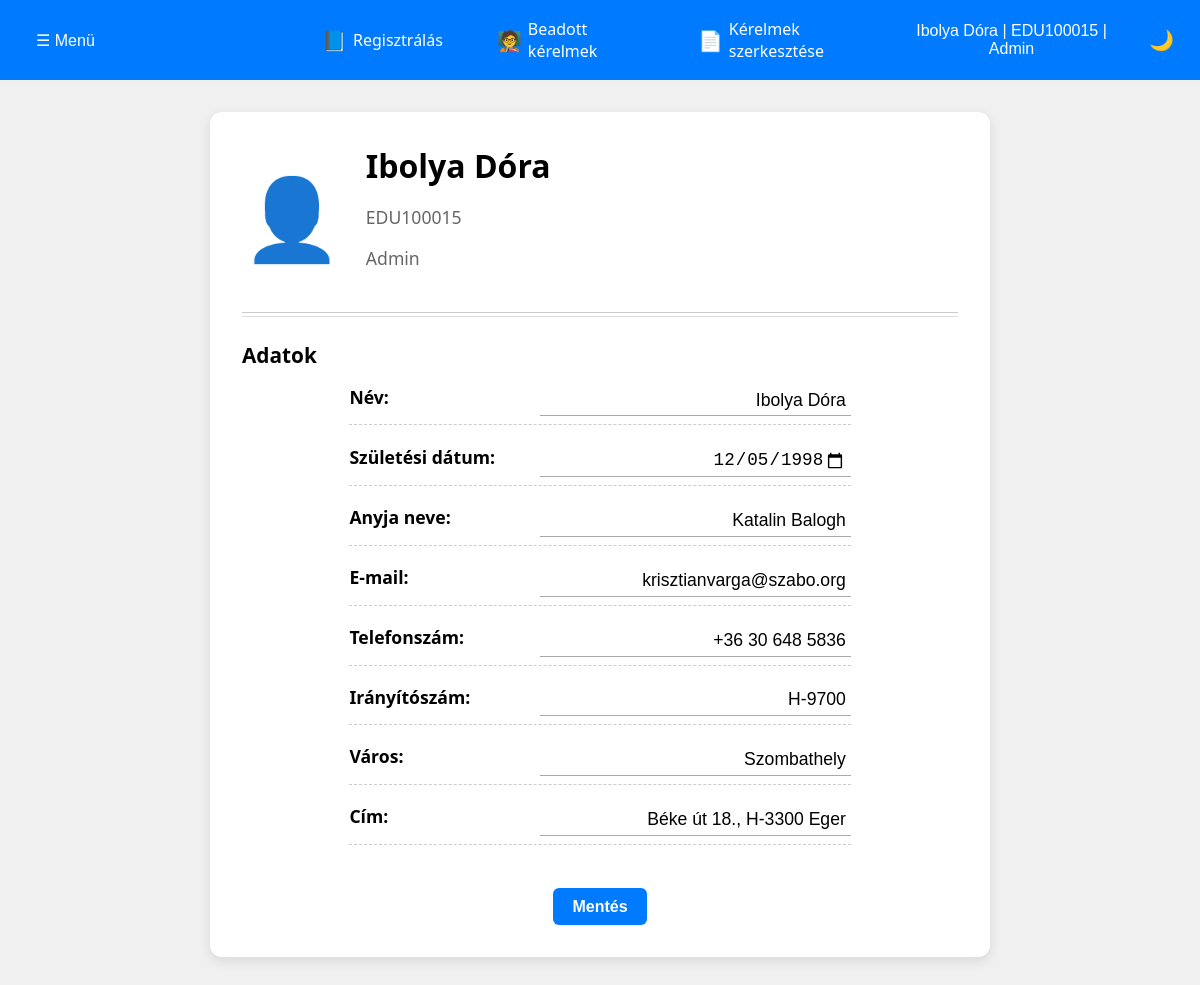
The page /admin/profile.php (signed in) on the database as committed earlier.
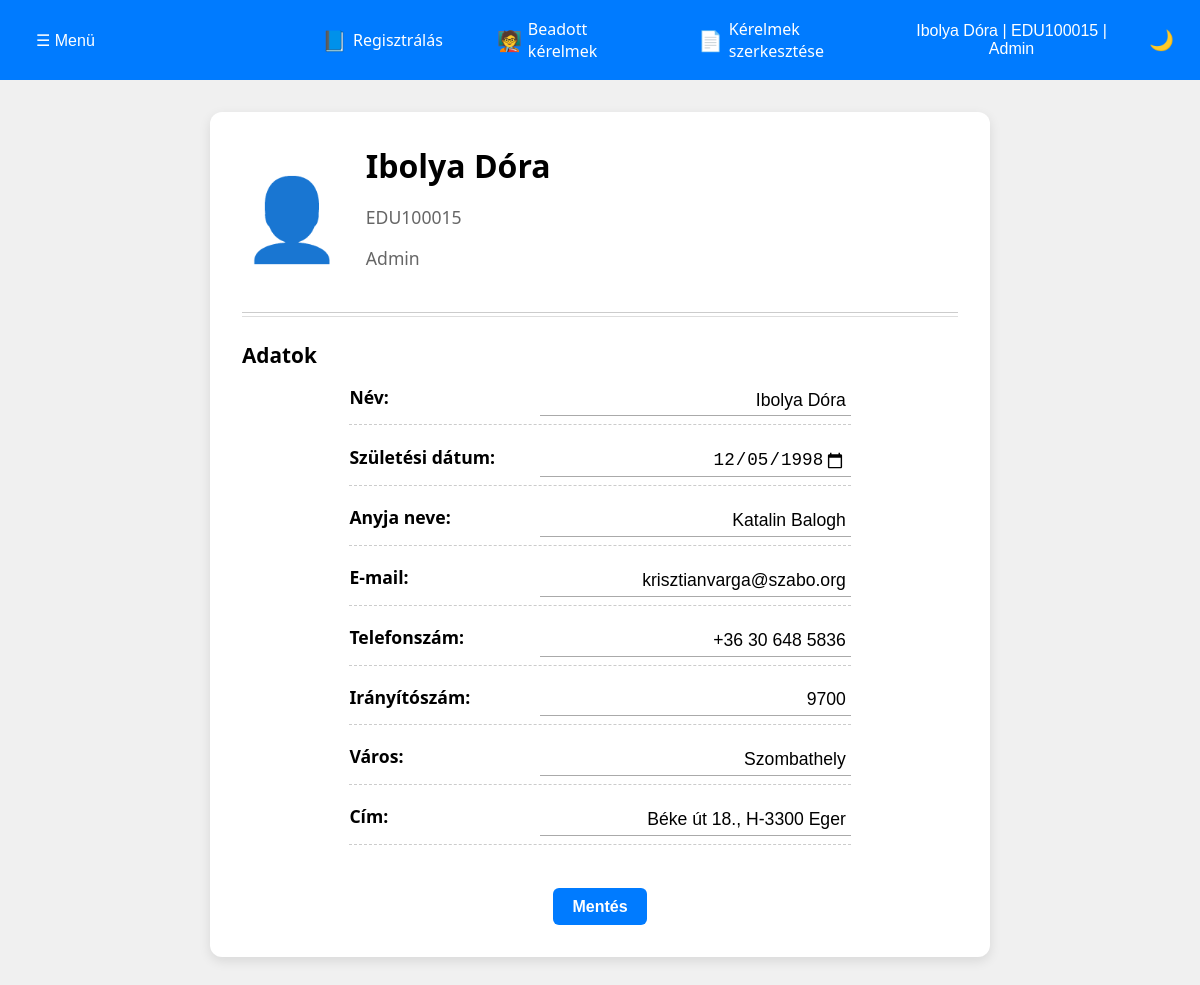
The same page on the database as committed later.
### tables this page shows
CREATE TABLE users (
    id INT AUTO_INCREMENT PRIMARY KEY,
    name VARCHAR(100) NOT NULL,
    eduportal_id VARCHAR(20) NOT NULL UNIQUE,
    email VARCHAR(100) NOT NULL,
    phone VARCHAR(20),
    password_hash VARCHAR(255) NOT NULL,
    postal_code VARCHAR(10),
    city VARCHAR(100),
    address VARCHAR(255),
    birth_date DATE,
    mothers_name VARCHAR(100),
    role ENUM('hallgato', 'tanar', 'admin') NOT NULL DEFAULT 'hallgato',
    course_code VARCHAR(20),
	financing_type ENUM('állami', 'önköltséges') NOT NULL,
    created_at TIMESTAMP DEFAULT CURRENT_TIMESTAMP,
	updated_at TIMESTAMP DEFAULT CURRENT_TIMESTAMP ON UPDATE CURRENT_TIMESTAMP
);

### PHP_Header/a_profile.php (called while the page is built, shortened)
<?php
$eduportal_id = $_SESSION['eduportal_id'];
global $conn;
$user_sql = "
SELECT
    name
FROM users
WHERE eduportal_id = ?";
$user_stmt = $conn->prepare($user_sql);
$user_stmt->bind_param("s", $eduportal_id);
$user_stmt->execute();
$user_result = $user_stmt->get_result();
$user = $user_result->fetch_assoc();
$user_name = $user['name'] ?? 'Ismeretlen';
$user_course = "Admin";
$profile_sql = "
SELECT u.name,
       u.birth_date,
       u.mothers_name,
       u.email,
       u.phone,
       u.postal_code,
       u.city,
       u.address
FROM users u
WHERE eduportal_id = ?";
$profile_stmt = $conn->prepare($profile_sql);
$profile_stmt->bind_param("s", $eduportal_id);
$profile_stmt->execute();
$profile_result = $profile_stmt->get_result();
$field_types = [];
$type_query = $conn->query("SHOW COLUMNS FROM users");
while ($col = $type_query->fetch_assoc()) {
    $field_types[$col['Field']] = $col['Type'];
}

### admin/profile.php (the view, shortened to what this page needs)
<?php
require_once __DIR__ . '/../PHP_Header/a_profile.php';
?>
<!DOCTYPE html>
<html lang="hu">
<head>
    <link rel="stylesheet" href="../CSS/site_style.css">
    <link rel="stylesheet" href="../CSS/profile.css">
</head>
<body>
    <header>
        <div class="menu">
            <div class="dropdown">
                <button id="dropdownToggleL" class="dropbtn">☰ Menü </button>
            </div>
        </div>
        <nav class="main-nav">
            <a href="register.php" ><span class="icon">📘</span> Regisztrálás</a>
            <a href="submitted_request.php" ><span class="icon">🧑‍🏫</span> Beadott kérelmek</a>
            <a href="request.php"><span class="icon">📄</span> Kérelmek szerkesztése</a>
        </nav>
        <div class="user-menu">
            <div class="dropdown">
                <button id="dropdownToggleR" class="dropbtn">
                    <?php echo htmlspecialchars($user_name); ?> |
                    <?php echo htmlspecialchars($eduportal_id); ?> |
                    <?php echo htmlspecialchars($user_course); ?>
                </button>
            </div>
            <div class="theme-switcher">
                <button id="theme-toggle" class="theme-btn">🌙</button>
            </div>
        </div>
    </header>
    <main>
        <div class="profile-card">
            <div class="profile-header">
                <div class="icon">👤</div>
                <div class="user-info">
                    <h2><?= htmlspecialchars($user_name) ?></h2>
                    <p class="edu-id"><?= htmlspecialchars($eduportal_id) ?></p>
                    <p class="edu-id"><?= htmlspecialchars($user_course) ?></p>
                </div>
            </div>
            <hr class="double-line">
            <h3 class="section-title">Adatok</h3>
            <form id="profile-form" class="profile-details" method="post" action="../POST/profile_post.php">
                <?php
                $label_map = [
                    'name' => 'Név',
                    'birth_date' => 'Születési dátum',
                    'mothers_name' => 'Anyja neve',
                    'email' => 'E-mail',
                    'phone' => 'Telefonszám',
                    'eduportal_id' => 'EduID',
                    'szak_nev' => 'Szak',
                    'postal_code' => 'Irányítószám',
                    'city' =>'Város',
                    'address' => 'Cím',
                ];
                $user_data = $profile_result->fetch_assoc();
                foreach ($user_data as $key => $value) {
                    $label = $label_map[$key] ?? ucfirst(str_replace('_', ' ', $key));
                    $readonly = $key === 'eduportal_id' ? 'readonly' : '';
                    $input_type = 'text';
                    if (isset($field_types[$key])) {
                        if (str_contains($field_types[$key], 'date')) {
                            $input_type = 'date';
                        } elseif (str_contains($field_types[$key], 'int')) {
                            $input_type = 'number';
                        } elseif (str_contains($field_types[$key], 'email')) {
                            $input_type = 'email';
                        } elseif (str_contains($field_types[$key], 'varchar')) {
                            $input_type = 'text';
                        }
                    }
                    echo "
                        <div class='detail-row'>
                            <label for='{$key}' class='label'>{$label}:</label>
                            <input type='{$input_type}' id='{$key}' name='{$key}' class='value' value='" . htmlspecialchars($value) . "' {$readonly}>
                        </div>
                        ";
                }
                ?>
                <button type="submit" name="profile_save_data" class="save-btn">Mentés</button>
            </form>
        </div>
    </main>
</body>
</html>

Rows that differ between the two databases and show on the page:
changed users "Ibolya Dóra": postal_code "H-9700" → "9700"
